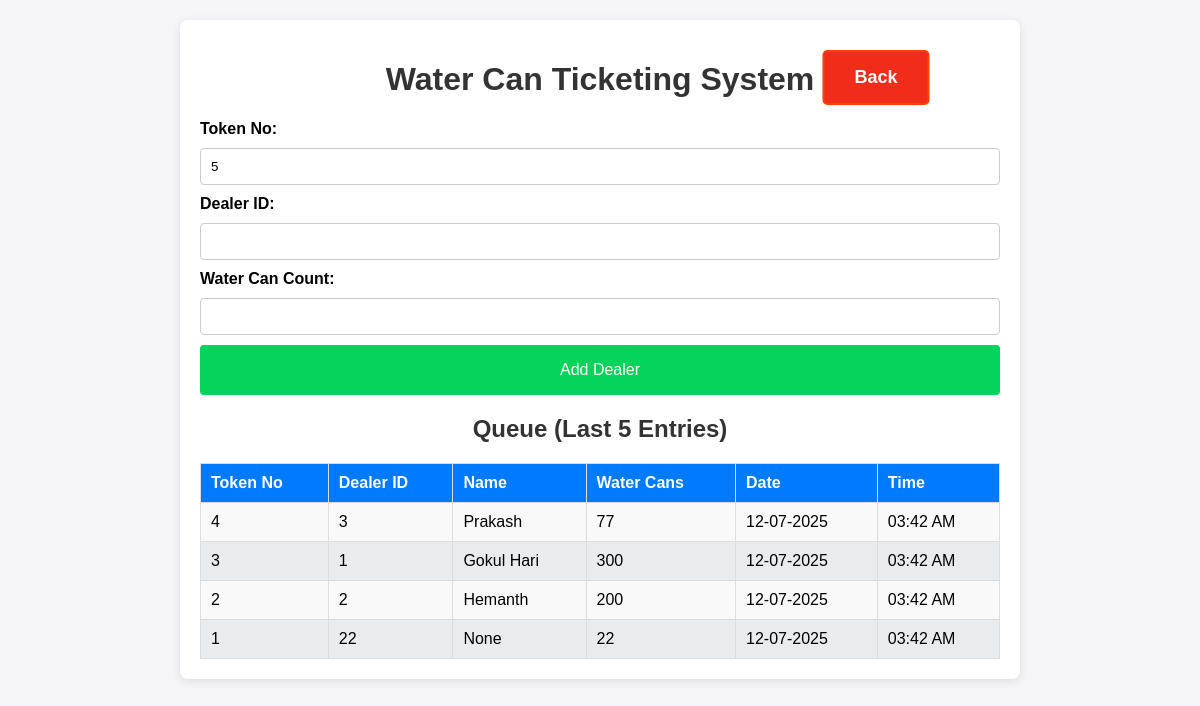
Screenshot of /data_entry with the database file from the repository.
### app.py (models this page shows, shortened)
class Dealer_details(db.Model):
    id = db.Column(db.Integer, primary_key=True)
    dealer_id = db.Column(db.String(100), nullable=False, unique=True)
    name = db.Column(db.String(100), nullable=False)
    mobile = db.Column(db.String(15), nullable=False)
    address = db.Column(db.String(400), nullable=True)
    aadhaar_file = db.Column(db.String(400))  # Path to Aadhaar copy
    photo_file = db.Column(db.String(400))

class Dealer(db.Model):
    id = db.Column(db.Integer, primary_key=True)
    dealer_id = db.Column(db.String(100), nullable=False)
    water_can_count = db.Column(db.Integer, nullable=False)
    timestamp = db.Column(db.DateTime, default=datetime.now)
    token_id = db.Column(db.Integer, nullable=False)  # Daily resetting token ID
    @property
    def formatted_date(self):
        return self.timestamp.strftime("%d-%m-%Y")  # Format the date
    @property
    def formatted_time(self):
        return self.timestamp.strftime("%I:%M %p")  # Format the time in 12-hour format

### app.py (the view)
@app.route('/data_entry')
def data_entry(error_message=None):
    today = datetime.today().date()
    dealer_queue = db.session.query(Dealer, Dealer_details.name).outerjoin(Dealer_details, Dealer.dealer_id == Dealer_details.dealer_id).filter(func.date(Dealer.timestamp) == today).order_by(Dealer.timestamp.desc()).limit(5).all()
    token_no = get_next_token_id()
    return render_template('data_entry.html', queue=dealer_queue, token_no = token_no, error_message=error_message)

### app.py (called while the page is built)
def get_next_token_id():
    today = datetime.today().date()
    tokens_today = Dealer.query.with_entities(Dealer.token_id)\
        .filter(func.date(Dealer.timestamp) == today)\
        .order_by(Dealer.token_id.asc())\
        .all()
    token_ids = [token[0] for token in tokens_today]
    max_token_id = max(token_ids) if len(token_ids)>0 else 0
    for i in range(1, max_token_id + 2):
        if i not in token_ids:
            return i
    return 1

### templates/data_entry.html (shortened to what this page needs)
<!DOCTYPE html>
<html lang="en">
<head>
    <link rel="stylesheet" href="/static/styles.css">
</head>
<body>
    <div class="container">
        <h1>Water Can Ticketing System</h1>
        <form action="/add_dealer" method="POST" class="form">
            <label for="token_no">Token No:</label>
            <input type="text" id="token_no" name="token_no" value="{{token_no}}" required >
            <label for="dealer_id">Dealer ID:</label>
            <input type="text" id="dealer_id" name="dealer_id" required autofocus>
            <label for="water_can_count">Water Can Count:</label>
            <input type="number" id="water_can_count" name="water_can_count" required>
            <button type="submit" class="btn">Add Dealer</button>
        </form>
        <h2>Queue (Last 5 Entries)</h2>
        <table>
            <thead>
                <tr>
                    <th>Token No</th>
                    <th>Dealer ID</th>
                    <th>Name</th>
                    <th>Water Cans</th>
                    <th>Date</th>
                    <th>Time</th>
                </tr>
            </thead>
            <tbody>
                {% for dealer, dealer_name in queue %}
                <tr>
                    <td>{{ dealer.token_id }}</td>
                    <td>{{ dealer.dealer_id }}</td>
                    <td>{{ dealer_name }}</td>
                    <td>{{ dealer.water_can_count }}</td>
                    <td>{{ dealer.formatted_date }}</td>
                    <td>{{ dealer.formatted_time }}</td>
                </tr>
                {% endfor %}
            </tbody>
        </table>
    </div>
    <a href="/" class="back">Back</a>
</body>
</html>

### static/styles.css (style rules this page uses)
body { font-family: Arial, sans-serif; background-color: #f4f4f9; margin: 0; padding: 0; }
.container { max-width: 800px; margin: 20px auto; background: #fff; padding: 20px; border-radius: 8px; box-shadow: 0 2px 10px rgba(0, 0, 0, 0.1); }
h1, h2 { color: #333; text-align: center; }
.form { display: flex; flex-direction: column; gap: 10px; margin-bottom: 20px; }
.form label { font-weight: bold; }
.form input { padding: 10px; border: 1px solid #ccc; border-radius: 4px; }
.btn { background-color: #03d35a; color: #fff; border: none; padding: 10px; border-radius: 4px; cursor: pointer; font-size: medium; height: 50px; }
table { width: 100%; border-collapse: collapse; margin-top: 10px; }
h2 { text-align: center; margin-bottom: 20px; }
table th, table td { padding: 10px; border: 1px solid #ddd; text-align: left; }
table th { background-color: #007bff; color: white; }
table tbody tr:nth-child(odd) { background-color: #f9f9f9; }
table tbody tr:nth-child(even) { background-color: #e9ecef; }
a { display: inline-block; padding: 15px 30px; font-size: 18px; font-weight: bold; text-align: center; text-decoration: none; background-color: #007bff; color: white; border-radius: 5px; border: 2px solid #007bff; transition: all 0.3s ease; position: absolute; left: 50%; transform: translateX(-50%); transition: transform 0.2s, background-color 0.2s; }
.back { background-color: #f22c1a; border: 2px solid #ff4000; top: 50px; left: 73%; }

### rows the page displays
Dealer_details: token_id "4", dealer_id "3", name "Prakash", water_can_count "77", formatted_date "12-07-2025", formatted_time "03:42 AM"
Dealer_details: token_id "3", dealer_id "1", name "Gokul Hari", water_can_count "300", formatted_date "12-07-2025", formatted_time "03:42 AM"
Dealer_details: token_id "2", dealer_id "2", name "Hemanth", water_can_count "200", formatted_date "12-07-2025", formatted_time "03:42 AM"
Dealer: token_id "1", dealer_id "22", dealer_name "None", water_can_count "22", formatted_date "12-07-2025", formatted_time "03:42 AM"
